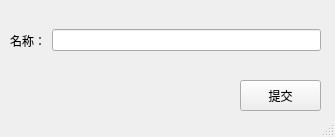
<?xml version="1.0" encoding="UTF-8"?>
<ui version="4.0">
 <class>MainWindow</class>
 <widget class="QMainWindow" name="MainWindow">
  <property name="geometry">
   <rect>
    <x>0</x>
    <y>0</y>
    <width>335</width>
    <height>137</height>
   </rect>
  </property>
  <property name="windowTitle">
   <string>MainWindow</string>
  </property>
  <widget class="QWidget" name="centralwidget">
   <widget class="QPushButton" name="pushButton">
    <property name="geometry">
     <rect>
      <x>240</x>
      <y>80</y>
      <width>81</width>
      <height>31</height>
     </rect>
    </property>
    <property name="text">
     <string>提交</string>
    </property>
   </widget>
   <widget class="QWidget" name="">
    <property name="geometry">
     <rect>
      <x>10</x>
      <y>10</y>
      <width>311</width>
      <height>61</height>
     </rect>
    </property>
    <layout class="QHBoxLayout" name="horizontalLayout">
     <item>
      <widget class="QLabel" name="label">
       <property name="text">
        <string>名称：</string>
       </property>
      </widget>
     </item>
     <item>
      <widget class="QLineEdit" name="lineEdit"/>
     </item>
    </layout>
   </widget>
  </widget>
  <widget class="QStatusBar" name="statusbar"/>
 </widget>
 <resources/>
 <connections/>
</ui>
